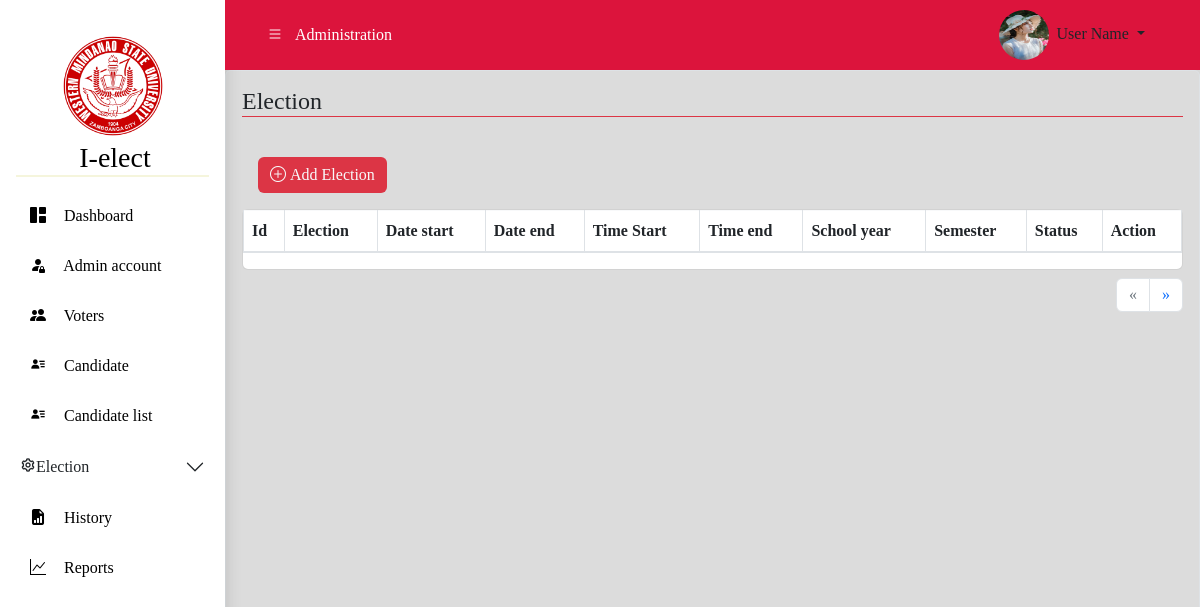
Before: /pages/election.php with the older database file.
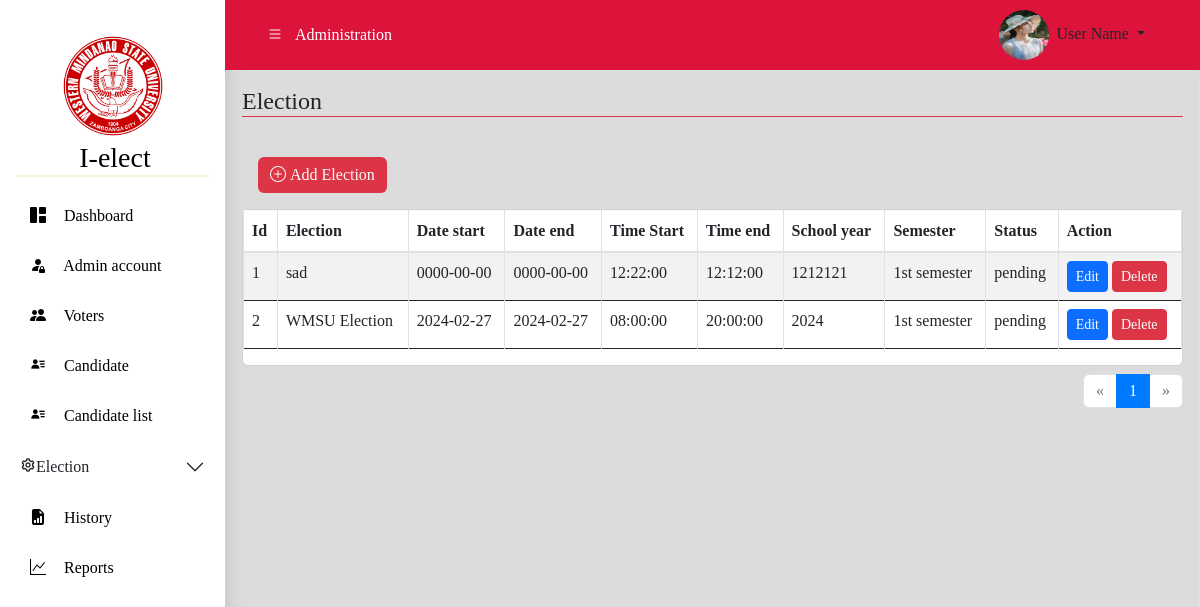
After: the same page with the newer database file.
### tables this page shows
CREATE TABLE `election` (
  `id` int(11) NOT NULL,
  `election_title` varchar(255) NOT NULL,
  `school_year` varchar(255) NOT NULL,
  `semester` enum('1st semester','2nd semester') NOT NULL,
  `date_start` date NOT NULL,
  `date_end` date NOT NULL,
  `time_start` time NOT NULL,
  `time_end` time NOT NULL,
  `status` enum('pending','active','completed') NOT NULL DEFAULT 'pending',
  `created_at` timestamp NOT NULL DEFAULT current_timestamp(),
  `updated_at` timestamp NOT NULL DEFAULT current_timestamp() ON UPDATE current_timestamp(),
  `deleted_at` timestamp NULL DEFAULT NULL
);

### classes/election.class.php (called while the page is built, shortened)
<?php
class Election
{
    protected $database;
    public function __construct()
    {
        $this->database = new Database();
    }
    public function getElections()
    {
        try {
            $conn = $this->database->connect();
            $sql = "SELECT * FROM election";
            $stmt = $conn->prepare($sql);
            $stmt->execute();
            $elections = $stmt->fetchAll(PDO::FETCH_ASSOC);
            return $elections;
        } catch (PDOException $e) {
            echo "Error: " . $e->getMessage();
            return [];
        }
    }
}
$electionObj = new Election();
$recordsPerPage = 10;
$elections = $electionObj->getElections();
$totalPages = ceil(count($elections) / $recordsPerPage);
$currentPage = isset($_GET['page']) ? intval($_GET['page']) : 1;
?>

### pages/election.php (the view, shortened to what this page needs)
<?php
require_once("../includes/admin.head.php");
require_once("../classes/election.class.php");
$electionObj = new Election();
$elections = $electionObj->getElections();
?>
<?php include("../includes/sidebar.php"); ?>
<div class="section">
  <div class="top_navbar">
    <?php include("../includes/admin-header.php"); ?>
  </div>
  <div class="content px-3 container-fluid mw-100 border rounded shadow p-3">
    <div class="h4 mb-4 text-dark border-bottom border-danger">
      Election
    </div>
    <div id="electionActions" class="p-3">
        <div class="d-grid d-md-block ">
            <a href="./add.election.php" class="btn btn-primary bg-danger border-0 text-light"><i class="bi bi-plus-circle mr-1"></i>Add Election</a>
        </div>
    </div>
      <div class="card">
      <div class="table-responsive">
        <table class="table table-striped table-bordered" id="election" >
          <thead class="thead text-light bg-danger">
            <tr>
              <th>Id</th>
              <th>Election</th>
              <th>Date start</th>
              <th>Date end</th>
              <th>Time Start</th>
              <th>Time end</th>
              <th>School year</th>
              <th>Semester</th>
              <th>Status</th>
              <th>Action</th>
            </tr>
          </thead>
          <tbody id="electionTableBody">
          <?php foreach ($elections as $election): ?>
              <tr>
                <td><?php echo $election['id']; ?></td>
                <td><?php echo $election['election_title']; ?></td>
                <td><?php echo $election['date_start']; ?></td>
                <td><?php echo $election['date_end']; ?></td>
                <td><?php echo $election['time_start']; ?></td>
                <td><?php echo $election['time_end']; ?></td>
                <td><?php echo $election['school_year']; ?></td>
                <td><?php echo $election['semester']; ?></td>
                <td><?php echo $election['status']; ?></td>
                <td>
                    <a href="edit.election.php?id=<?php echo $election['id']; ?>" class="btn btn-sm btn-primary">Edit</a>
                    <a href="delete.election.php?id=<?php echo $election['id']; ?>" class="btn btn-sm btn-danger">Delete</a>
                </td>
              </tr>
            <?php endforeach; ?>
          </tbody>
        </table>
      </div>
    </div>
<nav aria-label="Page navigation" class="pt-2 d-flex justify-content-end">
  <ul class="pagination">
    <li class="page-item <?php echo $currentPage == 1 ? 'disabled' : ''; ?>">
      <a class="page-link" href="?page=<?php echo $currentPage - 1; ?>" aria-label="Previous">
        <span aria-hidden="true">&laquo;</span>
      </a>
    </li>
    <?php for($i = 1; $i <= $totalPages; $i++): ?>
      <li class="page-item <?php echo $currentPage == $i ? 'active' : ''; ?>">
        <a class="page-link" href="?page=<?php echo $i; ?>"><?php echo $i; ?></a>
      </li>
    <?php endfor; ?>
    <li class="page-item <?php echo $currentPage == $totalPages ? 'disabled' : ''; ?>">
      <a class="page-link" href="?page=<?php echo $currentPage + 1; ?>" aria-label="Next">
        <span aria-hidden="true">&raquo;</span>
      </a>
    </li>
  </ul>
</nav>
  </div>
</div>
<?php include("../includes/footer.php"); ?>

Changed rows visible on the page:
added election: id "1", election_title "sad", date_start "0000-00-00", date_end "0000-00-00", time_start "12:22:00", time_end "12:12:00", school_year "1212121", semester "1st semester", status "pending"
added election: id "2", election_title "WMSU Election", date_start "2024-02-27", date_end "2024-02-27", time_start "08:00:00", time_end "20:00:00", school_year "2024", semester "1st semester", status "pending"
Other visible differences:
new list line: "1"
